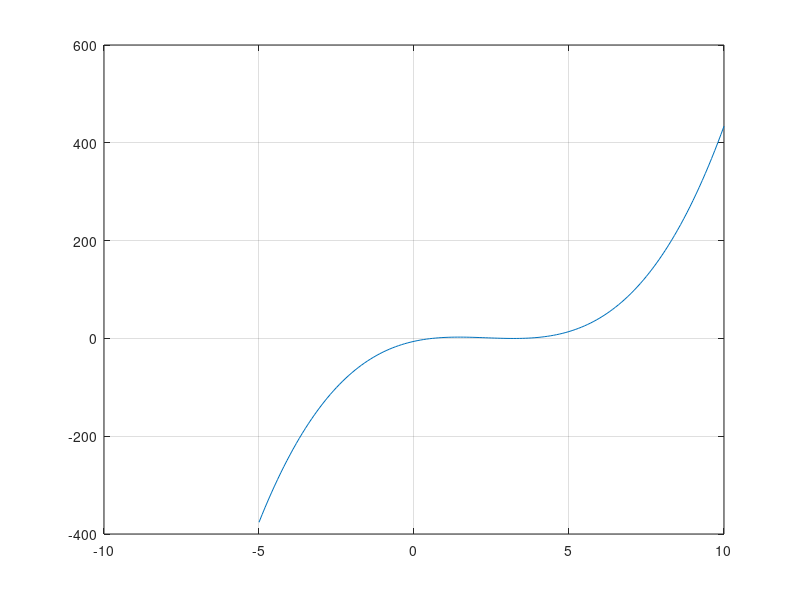

The MATLAB source for this figure:
%secante
clc,clear;
x0=0;
x1=1;
t = -5:0.1:10;
f=@(t) (t.^3-7*t.^2+14*t-6);

plot(t,f(t));
grid on;


tol=0.0001;
err=1;
iter=1;
format short;
while err>tol
    
    x2=x1-(((x1-x0)/(f(x1)-f(x0)))*f(x1));

    err=abs(x1-x2);
    
%     fprintf('iter = '), disp(iter);
%     fprintf('x2 = '), disp(x2);
%     fprintf('err = '), disp(err);
   
    x0=x1;
    x1=x2;
    iter =iter+1;

end

    fprintf('iter = '), disp(iter);
    fprintf('x2 = '), disp(x2);
    fprintf('err = '), disp(err);
    

